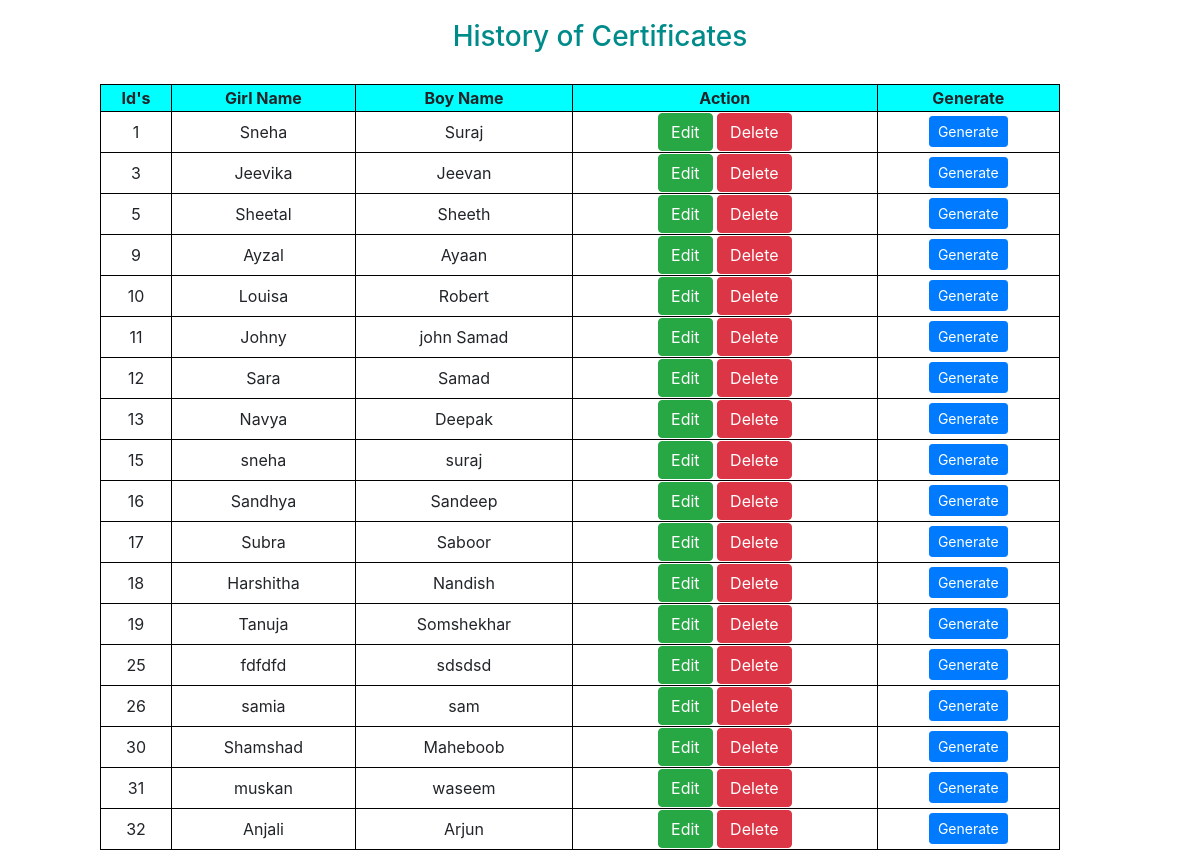
/getdata, run on the app's committed database.
### tables this page shows
CREATE TABLE info (
        id INTEGER PRIMARY KEY AUTOINCREMENT,
        gname TEXT NOT NULL,
        bname TEXT NOT NULL,
        mrg_date TEXT ,
        place TEXT NOT NULL

);

### app.py (the view)
@app.route('/getdata',methods=['GET'])
def get_data():
    con = db_connection()
    cur = con.cursor()
    cur.execute("select * from info")
    data = cur.fetchall()
    return render_template("certificate.html",datas=data)

### app.py (called while the page is built)
def db_connection():
    con = sqlite3.connect('database.db')
    con.row_factory = sqlite3.Row
    return con

### templates/certificate.html (shortened to what this page needs)
<!DOCTYPE html>
<html lang="en">
<head>
    <link rel="stylesheet" href="https://maxcdn.bootstrapcdn.com/bootstrap/4.0.0/css/bootstrap.min.css">
</head>
<body>
  <h3 class='text-center mb-3' style="color:darkcyan;margin-top: 20px;">History of Certificates</h3>
  <table>
    <thead style="background-color: aqua;">
      <th>Id's</th>
      <th>Girl Name</th>
      <th>Boy Name</th>
      <th>Action</th>
      <th>Generate</th>
    </thead>
    <tbody>
      {% for i in datas %}
        <tr>
          <td>{{i.id}}</td>
          <td>{{i.gname}}</td>
          <td>{{i.bname}}</td>
          <td>
            <a href='{{url_for("edit",id=i.id)}}' class='btn btn-success'>Edit</a>
          <a href='{{url_for("delete",id=i.id)}}' class='btn btn-danger' onclick="return confirmDelete()">Delete</a></td>
          <td><button onclick="toggleTemplates('{{ i.id }}')" class="btn btn-primary btn-sm">Generate</button>
        </td>
          </tr>
      {%endfor%}
    </tbody>
  </table>
</body>
</html>

### templates/certificate.html (style rules this page uses)
table { width: 80%; margin-left: 100px; margin-top: 30px; }
th,td { padding: 5%,10%; border: 1px solid #000; margin-left: 13px; text-align: center; }

### data on the page
info: id "1", gname "Sneha", bname "Suraj"
info: id "3", gname "Jeevika", bname "Jeevan"
info: id "5", gname "Sheetal", bname "Sheeth"
info: id "9", gname "Ayzal", bname "Ayaan"
info: id "10", gname "Louisa", bname "Robert"
info: id "11", gname "Johny", bname "john Samad"
info: id "12", gname "Sara", bname "Samad"
info: id "13", gname "Navya", bname "Deepak"
info: id "15", gname "sneha", bname "suraj"
info: id "16", gname "Sandhya", bname "Sandeep"
info: id "17", gname "Subra", bname "Saboor"
info: id "18", gname "Harshitha", bname "Nandish"
info: id "19", gname "Tanuja", bname "Somshekhar"
info: id "25", gname "fdfdfd", bname "sdsdsd"
info: id "26", gname "samia", bname "sam"
info: id "30", gname "Shamshad", bname "Maheboob"
info: id "31", gname "muskan", bname "waseem"
info: id "32", gname "Anjali", bname "Arjun"
